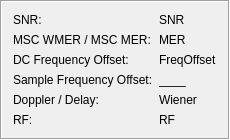
      <widget class="QFrame" name="frame_3" >
       <property name="frameShape" >
        <enum>QFrame::Box</enum>
       </property>
       <property name="frameShadow" >
        <enum>QFrame::Sunken</enum>
       </property>
       <layout class="QHBoxLayout" name="horizontalLayout_2" >
        <item>
         <layout class="QFormLayout" name="formLayout" >
          <property name="fieldGrowthPolicy" >
           <enum>QFormLayout::AllNonFixedFieldsGrow</enum>
          </property>
          <item row="0" column="0" >
           <widget class="QLabel" name="TextSNRText" >
            <property name="minimumSize" >
             <size>
              <width>0</width>
              <height>0</height>
             </size>
            </property>
            <property name="text" >
             <string>SNR:</string>
            </property>
            <property name="wordWrap" >
             <bool>false</bool>
            </property>
           </widget>
          </item>
          <item row="0" column="1" >
           <widget class="QLabel" name="ValueSNR" >
            <property name="sizePolicy" >
             <sizepolicy vsizetype="Preferred" hsizetype="MinimumExpanding" >
              <horstretch>0</horstretch>
              <verstretch>0</verstretch>
             </sizepolicy>
            </property>
            <property name="minimumSize" >
             <size>
              <width>50</width>
              <height>0</height>
             </size>
            </property>
            <property name="text" >
             <string>SNR</string>
            </property>
            <property name="wordWrap" >
             <bool>false</bool>
            </property>
           </widget>
          </item>
          <item row="1" column="0" >
           <widget class="QLabel" name="TextMERWMER" >
            <property name="minimumSize" >
             <size>
              <width>0</width>
              <height>0</height>
             </size>
            </property>
            <property name="text" >
             <string>MSC WMER / MSC MER:</string>
            </property>
            <property name="wordWrap" >
             <bool>false</bool>
            </property>
           </widget>
          </item>
          <item row="1" column="1" >
           <widget class="QLabel" name="ValueMERWMER" >
            <property name="sizePolicy" >
             <sizepolicy vsizetype="Preferred" hsizetype="MinimumExpanding" >
              <horstretch>0</horstretch>
              <verstretch>0</verstretch>
             </sizepolicy>
            </property>
            <property name="minimumSize" >
             <size>
              <width>50</width>
              <height>0</height>
             </size>
            </property>
            <property name="text" >
             <string>MER</string>
            </property>
            <property name="wordWrap" >
             <bool>false</bool>
            </property>
           </widget>
          </item>
          <item row="2" column="1" >
           <widget class="QLabel" name="ValueFreqOffset" >
            <property name="sizePolicy" >
             <sizepolicy vsizetype="Preferred" hsizetype="MinimumExpanding" >
              <horstretch>0</horstretch>
              <verstretch>0</verstretch>
             </sizepolicy>
            </property>
            <property name="minimumSize" >
             <size>
              <width>50</width>
              <height>0</height>
             </size>
            </property>
            <property name="text" >
             <string>FreqOffset</string>
            </property>
            <property name="wordWrap" >
             <bool>false</bool>
            </property>
           </widget>
          </item>
          <item row="3" column="0" >
           <widget class="QLabel" name="TextSampFreqOffset" >
            <property name="text" >
             <string>Sample Frequency Offset:</string>
            </property>
            <property name="wordWrap" >
             <bool>false</bool>
            </property>
           </widget>
          </item>
          <item row="3" column="1" >
           <widget class="QLabel" name="ValueSampFreqOffset" >
            <property name="sizePolicy" >
             <sizepolicy vsizetype="Preferred" hsizetype="MinimumExpanding" >
              <horstretch>0</horstretch>
              <verstretch>0</verstretch>
             </sizepolicy>
            </property>
            <property name="minimumSize" >
             <size>
              <width>50</width>
              <height>0</height>
             </size>
            </property>
            <property name="text" >
             <string>____</string>
            </property>
            <property name="wordWrap" >
             <bool>false</bool>
            </property>
           </widget>
          </item>
          <item row="4" column="0" >
           <widget class="QLabel" name="TextWiener" >
            <property name="minimumSize" >
             <size>
              <width>0</width>
              <height>0</height>
             </size>
            </property>
            <property name="text" >
             <string>Doppler / Delay:</string>
            </property>
            <property name="wordWrap" >
             <bool>false</bool>
            </property>
           </widget>
          </item>
          <item row="4" column="1" >
           <widget class="QLabel" name="ValueWiener" >
            <property name="sizePolicy" >
             <sizepolicy vsizetype="Preferred" hsizetype="MinimumExpanding" >
              <horstretch>0</horstretch>
              <verstretch>0</verstretch>
             </sizepolicy>
            </property>
            <property name="minimumSize" >
             <size>
              <width>50</width>
              <height>0</height>
             </size>
            </property>
            <property name="text" >
             <string>Wiener</string>
            </property>
            <property name="wordWrap" >
             <bool>false</bool>
            </property>
           </widget>
          </item>
          <item row="5" column="0" >
           <widget class="QLabel" name="TextRFText" >
            <property name="minimumSize" >
             <size>
              <width>0</width>
              <height>0</height>
             </size>
            </property>
            <property name="text" >
             <string>RF:</string>
            </property>
            <property name="wordWrap" >
             <bool>false</bool>
            </property>
           </widget>
          </item>
          <item row="5" column="1" >
           <widget class="QLabel" name="ValueRF" >
            <property name="sizePolicy" >
             <sizepolicy vsizetype="Preferred" hsizetype="MinimumExpanding" >
              <horstretch>0</horstretch>
              <verstretch>0</verstretch>
             </sizepolicy>
            </property>
            <property name="minimumSize" >
             <size>
              <width>50</width>
              <height>0</height>
             </size>
            </property>
            <property name="text" >
             <string>RF</string>
            </property>
            <property name="wordWrap" >
             <bool>false</bool>
            </property>
           </widget>
          </item>
          <item row="2" column="0" >
           <widget class="QLabel" name="TextFreqOffset" >
            <property name="text" >
             <string>DC Frequency Offset:</string>
            </property>
           </widget>
          </item>
         </layout>
        </item>
       </layout>
      </widget>
